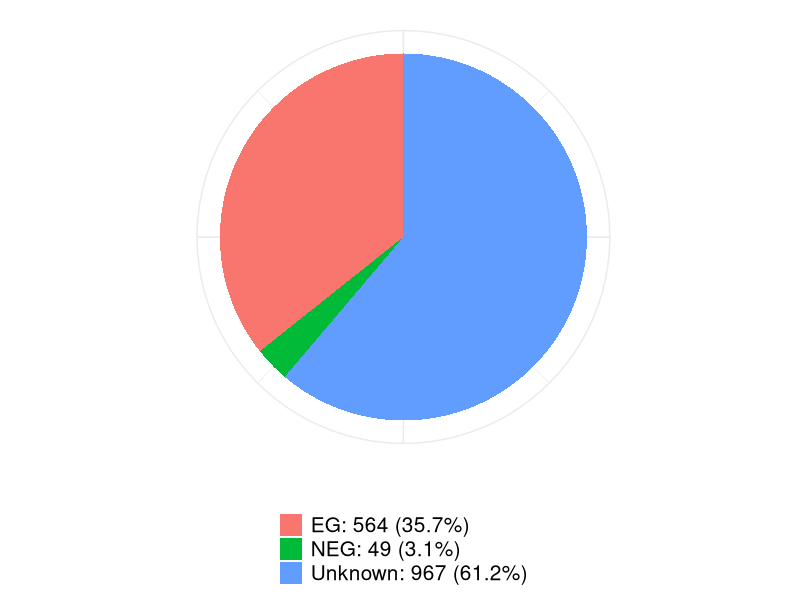
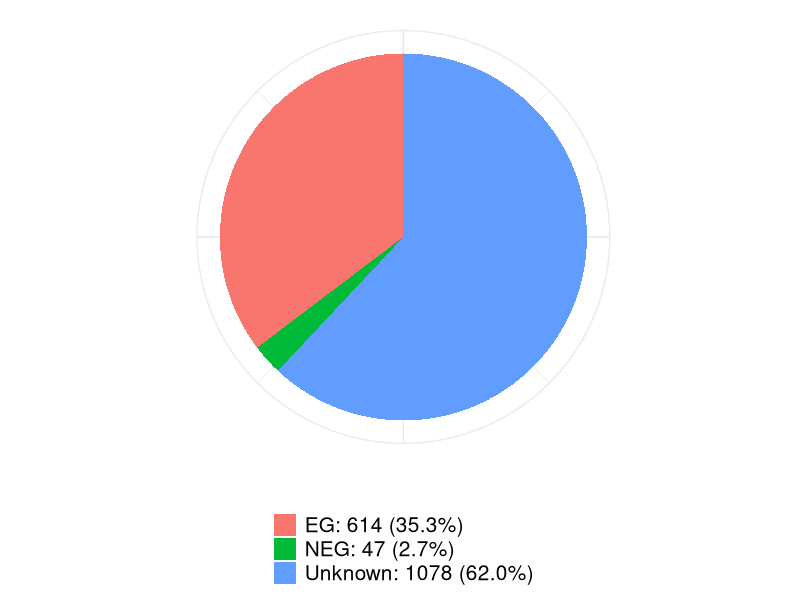
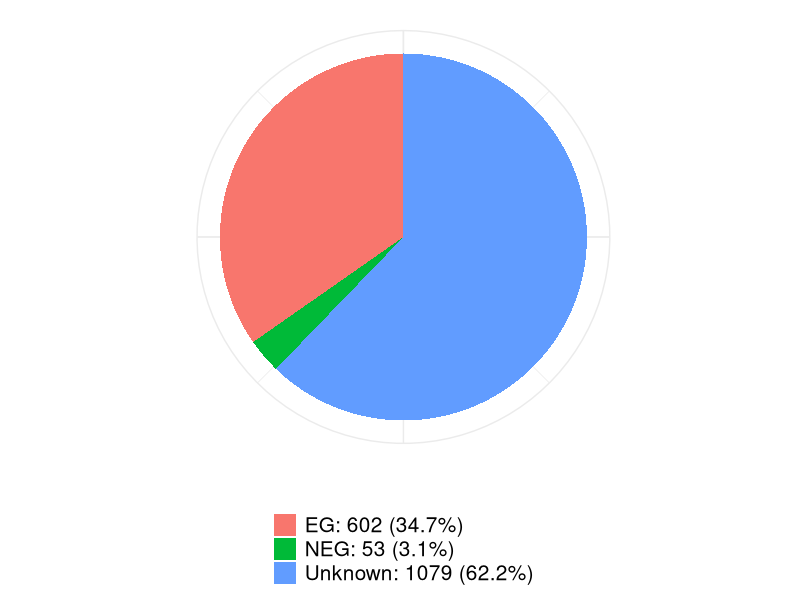

Reproduce these figures in R, in order.
#Piechart: Hart core
library(ggplot2)
setwd("/home/jixiao/pgfi_data/ifs/jixiao/programs/generalData/cellEG/svg")
fracDat=data.frame(frac=rep(NA,3),geneSet=rep("",3))
fracDat$frac=c(564/1580,49/1580,(1580-564-49)/1580)
fracDat$geneSet=c("EG: 564 (35.7%)","NEG: 49 (3.1%)","Unknown: 967 (61.2%)")
fracDat$geneSet=factor(fracDat$geneSet,c("EG: 564 (35.7%)","NEG: 49 (3.1%)","Unknown: 967 (61.2%)"))

svg("piechart_EGNEGfraction_Hart_core_v2.svg",height=3,width=3)
ggplot(fracDat,aes(x="",y=frac,fill=geneSet)) +
	scale_fill_discrete(name="Gene set") +
	geom_bar(stat="identity") +
	coord_polar("y",start=0) +
	theme_minimal() +  theme(axis.text.x=element_blank(),axis.title.y=element_blank(),axis.ticks = element_blank(),legend.title = element_blank(),legend.position="bottom",legend.direction="vertical",legend.text=element_text(size=15)) +
	ylab("")
dev.off()

#Piechart: Wang core
fracDat=data.frame(frac=rep(NA,3),geneSet=rep("",3))
fracDat$frac=c(614/1739,47/1739,(1739-614-47)/1739)
fracDat$geneSet=c("EG: 614 (35.3%)","NEG: 47 (2.7%)","Unknown: 1078 (62.0%)")
fracDat$geneSet=factor(fracDat$geneSet,c("EG: 614 (35.3%)","NEG: 47 (2.7%)","Unknown: 1078 (62.0%)"))

svg("piechart_EGNEGfraction_Wang_core_v2.svg",height=3,width=3)
ggplot(fracDat,aes(x="",y=frac,fill=geneSet)) +
	scale_fill_discrete(name="Gene set") +
	geom_bar(stat="identity") +
	coord_polar("y",start=0) +
	theme_minimal() +  theme(axis.text.x=element_blank(),axis.title.y=element_blank(),axis.ticks = element_blank(),legend.title = element_blank(),legend.position="bottom",legend.direction="vertical",legend.text=element_text(size=15)) +
	ylab("")
dev.off()


#Piechart: Blomen core
fracDat=data.frame(frac=rep(NA,3),geneSet=rep("",3))
fracDat$frac=c(602/1734,53/1734,(1734-602-53)/1734)
fracDat$geneSet=c("EG: 602 (34.7%)","NEG: 53 (3.1%)","Unknown: 1079 (62.2%)")
fracDat$geneSet=factor(fracDat$geneSet,c("EG: 602 (34.7%)","NEG: 53 (3.1%)","Unknown: 1079 (62.2%)"))

svg("piechart_EGNEGfraction_Blomen_core_v2.svg",height=3,width=3)
ggplot(fracDat,aes(x="",y=frac,fill=geneSet)) +
	scale_fill_discrete(name="Gene set") +
	geom_bar(stat="identity") +
	coord_polar("y",start=0) +
	theme_minimal() +  theme(axis.text.x=element_blank(),axis.title.y=element_blank(),axis.ticks = element_blank(),legend.title = element_blank(),legend.position="bottom",legend.direction="vertical",legend.text=element_text(size=15)) +
	ylab("")
dev.off()
